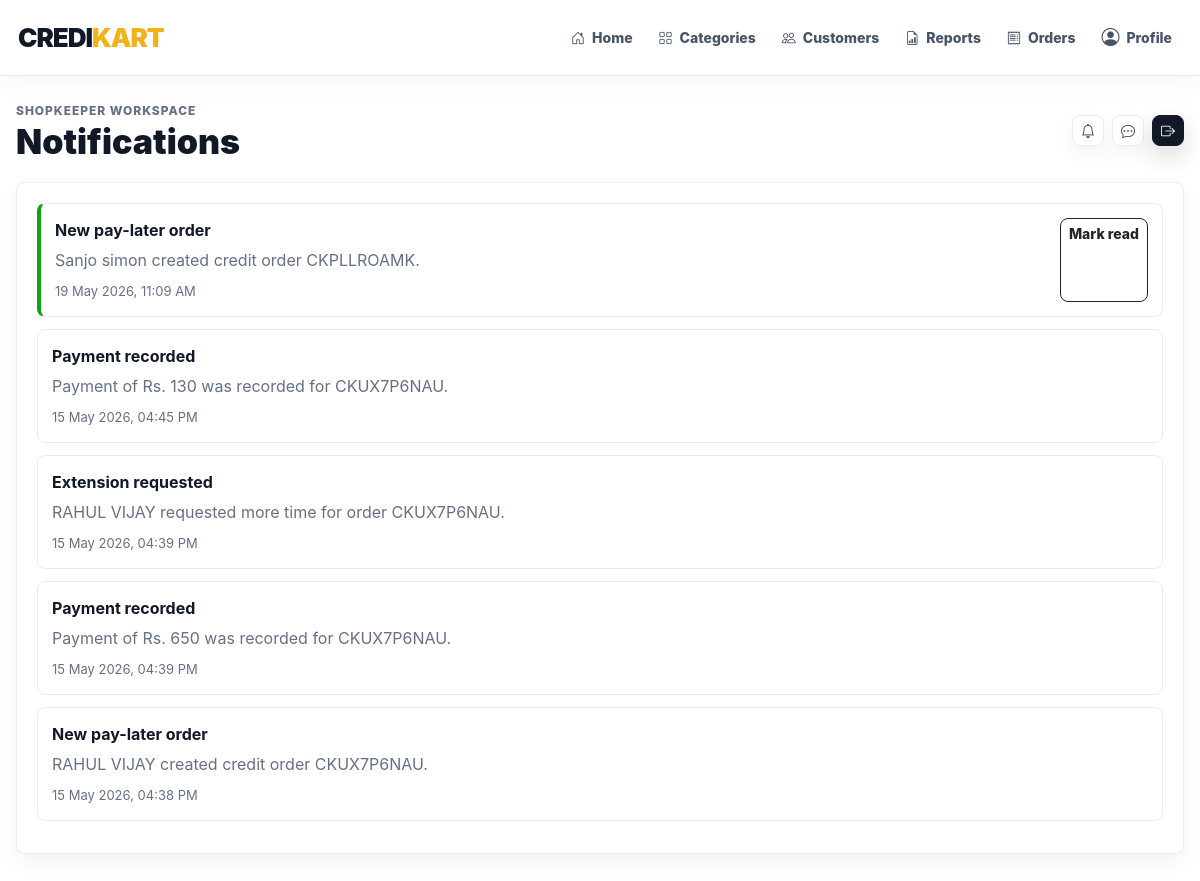
Screenshot of /notifications/ (signed in) with the database file from the repository.
### accounts/models.py (models this page shows)
class User(AbstractUser):
    ADMIN = 'admin'
    SHOPKEEPER = 'shopkeeper'
    CUSTOMER = 'customer'
    ROLE_CHOICES = (
        (ADMIN, 'Admin'),
        (SHOPKEEPER, 'Shopkeeper'),
        (CUSTOMER, 'Customer'),
    )
    role = models.CharField(max_length=20, choices=ROLE_CHOICES, default=CUSTOMER)
    phone = models.CharField(max_length=20, blank=True)
    address = models.TextField(blank=True)
    is_approved = models.BooleanField(default=True)
    created_at = models.DateTimeField(auto_now_add=True)
    @property
    def is_platform_admin(self):
        return self.is_superuser or self.role == self.ADMIN
    @property
    def is_shopkeeper(self):
        return self.role == self.SHOPKEEPER
    @property
    def is_customer(self):
        return self.role == self.CUSTOMER

### notifications/models.py (models this page shows, shortened)
class Notification(models.Model):
    INFO = 'info'
    WARNING = 'warning'
    SUCCESS = 'success'
    TYPE_CHOICES = ((INFO, 'Info'), (WARNING, 'Warning'), (SUCCESS, 'Success'))
    user = models.ForeignKey(settings.AUTH_USER_MODEL, on_delete=models.CASCADE, related_name='notifications')
    title = models.CharField(max_length=140)
    message = models.TextField()
    notification_type = models.CharField(max_length=20, choices=TYPE_CHOICES, default=INFO)
    is_read = models.BooleanField(default=False)
    created_at = models.DateTimeField(auto_now_add=True)
    class Meta:
        ordering = ['-created_at']

### notifications/views.py (the view)
# urls.py: path('', views.notification_list, name='list'),
@login_required
def notification_list(request):
    notifications = Notification.objects.filter(user=request.user)
    return render(request, 'notifications/list.html', {'notifications': notifications})

### templates/notifications/list.html
{% extends 'base.html' %}
{% block page_title %}Notifications{% endblock %}
{% block content %}
<section class="panel">
  {% for notice in notifications %}
    <article class="notice {% if not notice.is_read %}unread{% endif %}">
      <div><strong>{{ notice.title }}</strong><p>{{ notice.message }}</p><span>{{ notice.created_at|date:'d M Y, h:i A' }}</span></div>
      {% if not notice.is_read %}<a class="btn btn-sm btn-outline-dark" href="{% url 'notifications:read' notice.pk %}">Mark read</a>{% endif %}
    </article>
  {% empty %}<p>No notifications.</p>{% endfor %}
</section>
{% endblock %}

### templates/base.html (shortened to what this page needs)
{% load static %}
<!doctype html>
<html lang="en">
<head>
  <link href="https://cdn.jsdelivr.net/npm/bootstrap@5.3.3/dist/css/bootstrap.min.css" rel="stylesheet">
  <link href="https://cdn.jsdelivr.net/npm/bootstrap-icons@1.11.3/font/bootstrap-icons.css" rel="stylesheet">
  <link href="{% static 'css/app.css' %}" rel="stylesheet">
</head>
<body class="{% if user.is_authenticated %}app-body{% else %}auth-body{% endif %}">
{% if user.is_authenticated %}
<div class="app-shell">
  <header class="site-navbar">
    <a class="brand" href="{% url 'dashboard:home' %}">CREDI<span>KART</span></a>
    <nav class="primary-nav" aria-label="Primary navigation">
      <a class="nav-link" href="{% url 'dashboard:home' %}"><i class="bi bi-house-door"></i>Home</a>
      {% if user.is_shopkeeper %}
        <a class="nav-link" href="{% url 'products:list' %}"><i class="bi bi-grid"></i>Categories</a>
        <a class="nav-link" href="{% url 'customers:list' %}"><i class="bi bi-people"></i>Customers</a>
        <a class="nav-link" href="{% url 'reports:shop' %}"><i class="bi bi-file-earmark-bar-graph"></i>Reports</a>
      {% endif %}
      <a class="nav-link" href="{% url 'orders:list' %}"><i class="bi bi-receipt"></i>Orders</a>
      <a class="nav-link nav-icon-link" href="{% url 'accounts:profile' %}"><i class="bi bi-person-circle"></i>Profile</a>
    </nav>
  </header>
  <main class="content">
    <header class="topbar app-container">
      <div>
        <p class="eyebrow mb-1">{{ user.get_role_display|default:'Admin' }} Workspace</p>
        <h1>{% block page_title %}Dashboard{% endblock %}</h1>
      </div>
      <div class="d-flex align-items-center gap-2">
        <a class="btn btn-soft btn-sm" href="{% url 'notifications:list' %}"><i class="bi bi-bell"></i></a>
        <a class="btn btn-soft btn-sm" href="{% url 'chat_system:inbox' %}"><i class="bi bi-chat-dots"></i></a>
        <form method="post" action="{% url 'accounts:logout' %}">{% csrf_token %}
          <button class="btn btn-dark btn-sm"><i class="bi bi-box-arrow-right"></i></button>
        </form>
      </div>
    </header>
    <div class="app-container page-transition">
      {% block content %}{% endblock %}
    </div>
  </main>
</div>
{% else %}
  {% block auth_content %}{% endblock %}
{% endif %}
</body>
</html>

### static/css/app.css (style rules this page uses)
:root { --ink: #111827; --muted: #667085; --line: #eaecf0; --panel: #ffffff; --canvas: #ffffff; --blue: #111827; --blue-strong: #030712; --blue-soft: #f3f4f6; --green: #10a310; --green-strong: #0b7f10; --green-soft: #ecfdf3; --gold: #f3b21a; --gold-soft: #fff7df; --rose-soft: #fff0f1; --shadow-sm: 0 8px 20px rgba(17, 24, 39, .05); --shadow-md: 0 20px 48px rgba(17, 24, 39, .08); --radius: 8px; }
* { box-sizing: border-box; }
html { scroll-behavior: smooth; }
body { margin: 0; color: var(--ink); background: var(--canvas); font-family: Inter, Manrope, Poppins, system-ui, -apple-system, BlinkMacSystemFont, "Segoe UI", sans-serif; letter-spacing: 0; }
a { color: inherit; text-decoration: none; }
.app-body { background: #fff; }
.app-shell { min-height: 100vh; }
.app-container { width: min(1180px, calc(100% - 32px)); margin: 0 auto; }
.site-navbar { position: sticky; top: 0; z-index: 50; display: flex; align-items: center; justify-content: space-between; gap: 22px; min-height: 76px; padding: 14px max(18px, calc((100vw - 1180px) / 2)); background: rgba(255, 255, 255, .94); border-bottom: 1px solid rgba(226, 232, 240, .82); box-shadow: 0 8px 26px rgba(15, 23, 42, .04); backdrop-filter: blur(18px); }
.brand { display: inline-flex; align-items: center; gap: 0; color: var(--blue); font-size: 26px; font-weight: 900; letter-spacing: -1px; white-space: nowrap; }
.brand span { color: var(--gold); }
.primary-nav { display: flex; align-items: center; justify-content: flex-end; gap: 6px; flex-wrap: wrap; }
.primary-nav .nav-link { position: relative; display: inline-flex; align-items: center; gap: 7px; min-height: 40px; padding: 9px 10px; border-radius: var(--radius); color: #475467; font-size: 14px; font-weight: 760; transition: color .2s ease, background .2s ease, transform .2s ease; }
.primary-nav .nav-link::after { content: ""; position: absolute; left: 10px; right: 10px; bottom: 4px; height: 2px; border-radius: 99px; background: var(--gold); transform: scaleX(0); transform-origin: left; transition: transform .2s ease; }
.nav-icon-link i { font-size: 18px; }
.content { padding: 26px 0 44px; min-width: 0; }
.topbar { display: flex; justify-content: space-between; align-items: center; gap: 16px; margin-bottom: 22px; }
.topbar h1 { font-size: clamp(24px, 3vw, 34px); line-height: 1.05; margin: 0; font-weight: 860; }
.eyebrow { color: var(--muted); font-size: 12px; text-transform: uppercase; font-weight: 850; letter-spacing: .08em; }
.btn { border-radius: var(--radius); font-weight: 760; transition: transform .2s ease, box-shadow .2s ease, background .2s ease, border-color .2s ease; }
.btn-dark { border-color: var(--ink); background: var(--ink); box-shadow: 0 10px 22px rgba(17, 24, 39, .16); }
.btn-soft { background: #fff; border: 1px solid var(--line); color: #334155; box-shadow: var(--shadow-sm); }
.panel, .item-card { background: #fff; border: 1px solid var(--line); border-radius: var(--radius); padding: 20px; box-shadow: var(--shadow-sm); }
.page-transition { animation: pageIn .42s ease both; }
.notice { display: flex; justify-content: space-between; gap: 12px; margin-bottom: 12px; padding: 14px; border: 1px solid var(--line); border-radius: var(--radius); background: #fff; }
.notice.unread { border-left: 4px solid var(--green); }
.notice p { margin: 6px 0; color: var(--muted); }
.notice span { color: var(--muted); font-size: 13px; }

### rows the page displays
User: role "SHOPKEEPER"
Notification: title "New pay-later order", message "Sanjo simon created credit order CKPLLROAMK.", created_at "19 May 2026, 11:09 AM", is_read "Mark read"
Notification: title "Payment recorded", message "Payment of Rs. 130 was recorded for CKUX7P6NAU.", created_at "15 May 2026, 04:45 PM"
Notification: title "Extension requested", message "RAHUL VIJAY requested more time for order CKUX7P6NAU.", created_at "15 May 2026, 04:39 PM"
Notification: title "Payment recorded", message "Payment of Rs. 650 was recorded for CKUX7P6NAU.", created_at "15 May 2026, 04:39 PM"
Notification: title "New pay-later order", message "RAHUL VIJAY created credit order CKUX7P6NAU.", created_at "15 May 2026, 04:38 PM"
